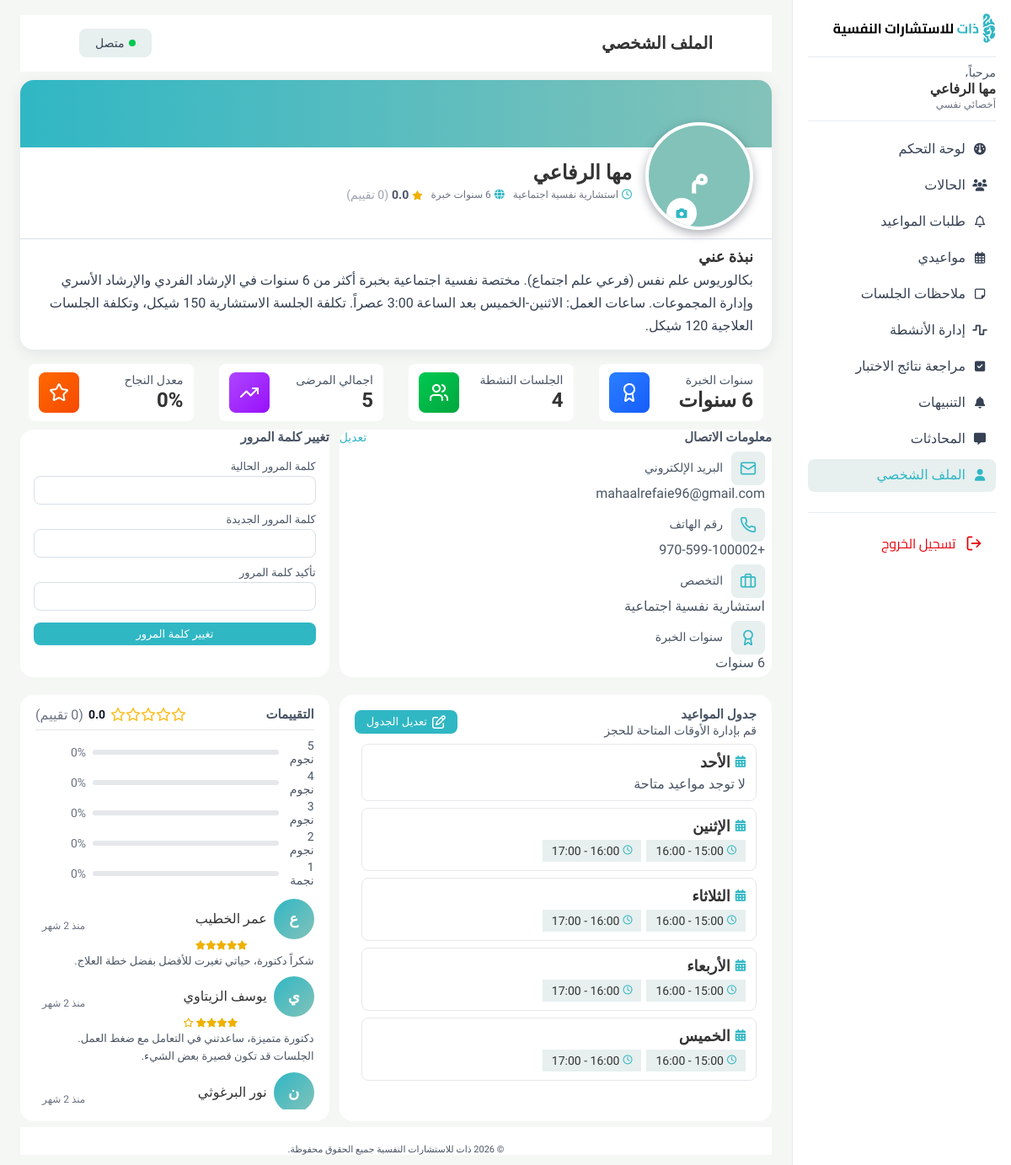
The page /Therapist/therapist/profile/index.php (signed in) on the database its author committed.
### tables this page shows
CREATE TABLE `therapists` (
  `therapist_id` int(11) NOT NULL,
  `specialization` varchar(150) NOT NULL,
  `bio` text NOT NULL,
  `certification` varchar(50) NOT NULL,
  `experience_years` tinyint(3) UNSIGNED DEFAULT NULL,
  `rating` decimal(3,1) DEFAULT 0.0,
  `rating_count` int(10) UNSIGNED NOT NULL DEFAULT 0,
  `status` varchar(15) NOT NULL DEFAULT 'AVAILABLE' CHECK (`status` in ('AVAILABLE','BUSY','ON_LEAVE')),
  `color` varchar(50) DEFAULT NULL
);

CREATE TABLE `users` (
  `user_id` int(11) NOT NULL,
  `name` varchar(100) NOT NULL,
  `email` varchar(150) NOT NULL,
  `password` varchar(255) NOT NULL,
  `phone` varchar(20) DEFAULT NULL,
  `avatar` varchar(255) DEFAULT NULL,
  `role` varchar(20) NOT NULL CHECK (`role` in ('CLIENT','THERAPIST','ADMIN')),
  `is_active` tinyint(1) DEFAULT 1,
  `created_at` datetime NOT NULL DEFAULT current_timestamp(),
  `updated_at` datetime NOT NULL DEFAULT current_timestamp() ON UPDATE current_timestamp(),
  `is_2fa_enabled` tinyint(1) NOT NULL DEFAULT 0,
  `username` varchar(50) DEFAULT NULL,
  `appointment_notifications` tinyint(1) NOT NULL DEFAULT 1,
  `message_notifications` tinyint(1) NOT NULL DEFAULT 1,
  `activity_reminder_notifications` tinyint(1) NOT NULL DEFAULT 1,
  `session_version` int(10) UNSIGNED NOT NULL DEFAULT 0
);

CREATE TABLE `therapist_availability` (
  `availability_id` int(11) NOT NULL,
  `therapist_id` int(11) DEFAULT NULL,
  `day_of_week` varchar(10) NOT NULL CHECK (`day_of_week` in ('SUNDAY','MONDAY','TUESDAY','WEDNESDAY','THURSDAY','FRIDAY','SATURDAY')),
  `start_time` time NOT NULL,
  `end_time` time NOT NULL,
  `is_active` tinyint(1) NOT NULL DEFAULT 1
);

CREATE TABLE `therapist_reviews` (
  `review_id` int(11) NOT NULL,
  `therapist_id` int(11) NOT NULL,
  `client_id` int(11) NOT NULL,
  `rating` tinyint(3) UNSIGNED NOT NULL CHECK (`rating` between 1 and 5),
  `comment` text DEFAULT NULL,
  `created_at` datetime NOT NULL DEFAULT current_timestamp()
);

### Therapist/therapist/profile/index.php (the view, shortened to what this page needs)
<?php
require_once __DIR__ . '/../../connection.php';
$user_id      = $_SESSION['user_id'];
$therapist_id = $user_id;
$stmt = $conn->prepare("
    SELECT u.name, u.email, u.phone, u.avatar,
           t.specialization, t.bio, t.certification,
           t.experience_years, t.rating, t.rating_count
    FROM users u
    JOIN therapists t ON t.therapist_id = u.user_id
    WHERE u.user_id = ?
");
$stmt->bind_param("i", $user_id);
$stmt->execute();
$profile = $stmt->get_result()->fetch_assoc();
$stmt = $conn->prepare("SELECT COUNT(*) AS cnt FROM appointments WHERE therapist_id = ? AND status = 'CONFIRMED'");
$stmt->bind_param("i", $therapist_id);
$stmt->execute();
$active_sessions = $stmt->get_result()->fetch_assoc()['cnt'];
$stmt = $conn->prepare("SELECT COUNT(DISTINCT client_id) AS cnt FROM cases WHERE therapist_id = ?");
$stmt->bind_param("i", $therapist_id);
$stmt->execute();
$total_patients = $stmt->get_result()->fetch_assoc()['cnt'];
$stmt = $conn->prepare("
    SELECT
        COUNT(CASE WHEN status = 'RECOVERED' THEN 1 END) AS recovered,
        COUNT(*) AS total
    FROM cases
    WHERE therapist_id = ? AND status != 'NEW'
");
$stmt->bind_param("i", $therapist_id);
$stmt->execute();
$sr = $stmt->get_result()->fetch_assoc();
$success_rate = ($sr['total'] > 0) ? round(($sr['recovered'] / $sr['total']) * 100) : 0;
$dayOrder = ['SUNDAY', 'MONDAY', 'TUESDAY', 'WEDNESDAY', 'THURSDAY', 'FRIDAY', 'SATURDAY'];
$dayNames = [
  'SUNDAY'    => 'الأحد',
  'MONDAY'    => 'الإثنين',
  'TUESDAY'   => 'الثلاثاء',
  'WEDNESDAY' => 'الأربعاء',
  'THURSDAY'  => 'الخميس',
  'FRIDAY'    => 'الجمعة',
  'SATURDAY'  => 'السبت',
];
$stmt = $conn->prepare("
    SELECT day_of_week, start_time, end_time
    FROM therapist_availability
    WHERE therapist_id = ? AND is_active = 1
    ORDER BY FIELD(day_of_week, 'SUNDAY','MONDAY','TUESDAY','WEDNESDAY','THURSDAY','FRIDAY','SATURDAY'), start_time
");
$stmt->bind_param("i", $therapist_id);
$stmt->execute();
$availRes = $stmt->get_result();
$schedule = [];
foreach ($dayOrder as $d) $schedule[$d] = [];
while ($row = $availRes->fetch_assoc()) {
  $schedule[$row['day_of_week']][] = $row;
}
$stmt = $conn->prepare("
    SELECT r.rating, r.comment, r.created_at, u.name AS reviewer_name
    FROM therapist_reviews r
    JOIN users u ON u.user_id = r.client_id
    WHERE r.therapist_id = ?
    ORDER BY r.created_at DESC
    LIMIT 10
");
$stmt->bind_param("i", $therapist_id);
$stmt->execute();
$reviewsRes = $stmt->get_result();
$reviews = [];
while ($row = $reviewsRes->fetch_assoc()) {
  $reviews[] = $row;
}
$ratingDist = [5 => 0, 4 => 0, 3 => 0, 2 => 0, 1 => 0];
$totalReviews = array_sum($ratingDist);
$initial = mb_substr($profile['name'], 0, 1, 'UTF-8');
function timeAgo($datetime)
{
  $now  = new DateTime();
  $past = new DateTime($datetime);
  $diff = $now->diff($past);
  if ($diff->m > 0) return 'منذ ' . $diff->m . ' شهر';
  return 'منذ قليل';
}
?>
<!DOCTYPE html>
<html lang="ar" dir="rtl">
<head>
  <link rel="stylesheet" href="https://cdnjs.cloudflare.com/ajax/libs/font-awesome/6.5.1/css/all.min.css" />
  <link rel="stylesheet" href="../thirapist.css?v=3">
  <link rel="stylesheet" href="../total.css" />
  <link rel="stylesheet" href="style.css?v=3" />
</head>
<body>
  <div class="app">
    <?php include "../layouts/sidebar.php"; ?>
    <main class="main">
      <header class="main-header">
        <h1 class="page-title">الملف الشخصي</h1>
        <button class="status-btn">
          <span class="status-dot"></span>
          متصل
        </button>
      </header>
      <section class="profile-hero dash-card">
        <div class="profile-hero-main">
          <div class="profile-hero-info">
            <div class="profile-name-row">
              <h2 class="doctor-name"><?= htmlspecialchars($profile['name']) ?></h2>
            </div>
            <div class="doctor-meta-row">
              <div class="meta-item">
                <i class="fa-regular fa-clock"></i>
                <span><?= htmlspecialchars($profile['specialization']) ?></span>
              </div>
              <div class="meta-item">
                <i class="fa-solid fa-globe"></i>
                <span><?= (int)$profile['experience_years'] ?> سنوات خبرة</span>
              </div>
              <div class="doctor-rating">
                <span class="stars">
                  <i class="fa-solid fa-star"></i>
                </span>
                <span class="rating-value"><?= number_format((float)$profile['rating'], 1) ?></span>
                <span class="rating-count">(<?= (int)$profile['rating_count'] ?> تقييم)</span>
              </div>
            </div>
          </div>
          <div class="profile-hero-avatar">
            <div class="avatar-circle-lg">
              <span class="avatar-initial" <?= $profile['avatar'] ? 'style="display:none"' : '' ?>><?= $initial ?></span>
              <button type="button" class="avatar-change-btn">
                <i class="fa-solid fa-camera"></i>
              </button>
            </div>
          </div>
        </div>
        <div class="profile-hero-bio">
          <h3 class="bio-title">نبذة عني</h3>
          <p class="bio-text">
            <?= nl2br(htmlspecialchars($profile['bio'])) ?>
          </p>
        </div>
      </section>
      <section class="profile-stats-row">
        <div class="profile-stat-card">
          <div class="stat-text">
            <div class="stat-label">سنوات الخبرة</div>
            <div class="stat-value"><?= (int)$profile['experience_years'] ?> سنوات</div>
          </div>
          <div class="stat-icon">
            <img src="./img/خبرات .png" alt="سنوات الخبرة">
          </div>
        </div>
        <div class="profile-stat-card">
          <div class="stat-text">
            <div class="stat-label">الجلسات النشطة</div>
            <div class="stat-value"><?= $active_sessions ?></div>
          </div>
          <div class="stat-icon"><img src="./img/جلسات الانشطة.png" alt="الجلسات النشطة"></div>
        </div>
        <div class="profile-stat-card">
          <div class="stat-text">
            <div class="stat-label">اجمالي المرضى</div>
            <div class="stat-value"><?= $total_patients ?></div>
          </div>
          <div class="stat-icon"><img src="./img/اجمالي المرضى.png" alt="اجمالي المرضى"></div>
        </div>
        <div class="profile-stat-card">
          <div class="stat-text">
            <div class="stat-label">معدل النجاح</div>
            <div class="stat-value"><?= $success_rate ?>%</div>
          </div>
          <div class="stat-icon"><img src="./img/معدل النجاح .png" alt="معدل النجاح"></div>
        </div>
      </section>
      <section class="profile-middle-row">
        <section class="dash-card contact-card">
          <header class="card-header">
            <h3>معلومات الاتصال</h3>
            <button class="link-btn" id="editProfileBtn">تعديل</button>
          </header>
          <div class="contact-grid">
            <div class="contact-item">
              <img class="img" src="./img/البريد الاكتروني.png" alt="البريد الإلكتروني">
              <div class="label">البريد الإلكتروني</div>
              <div class="value" id="displayEmail"><?= htmlspecialchars($profile['email']) ?></div>
            </div>
            <div class="contact-item">
              <img class="img" src="./img/رقم الهاتف.png" alt="رقم الهاتف">
              <div class="label">رقم الهاتف</div>
              <div class="value" id="displayPhone"><?= htmlspecialchars($profile['phone'] ?? '-') ?></div>
            </div>
            <div class="contact-item">
              <img class="img" src="./img/التخصص.png" alt="التخصص">
              <div class="label">التخصص</div>
              <div class="value" id="displaySpec"><?= htmlspecialchars($profile['specialization']) ?></div>
            </div>
            <div class="contact-item">
              <img class="img" src="./img/سنوات الخبرة.png" alt="سنوات الخبرة">
              <div class="label">سنوات الخبرة</div>
              <div class="value" id="displayExp"><?= (int)$profile['experience_years'] ?> سنوات</div>
            </div>
          </div>
        </section>
        <section class="dash-card plan-card">
          <header class="card-header">
            <h3>تغيير كلمة المرور</h3>
          </header>
          <form id="passwordForm" class="password-form">
            <div class="form-group">
              <label>كلمة المرور الحالية</label>
              <input type="password" name="current_password" required>
            </div>
            <div class="form-group">
              <label>كلمة المرور الجديدة</label>
              <input type="password" name="new_password" required minlength="6">
            </div>
            <div class="form-group">
              <label>تأكيد كلمة المرور</label>
              <input type="password" name="confirm_password" required minlength="6">
            </div>
            <button type="submit" class="btn-secondary">تغيير كلمة المرور</button>
            <div id="passwordMsg" class="form-msg"></div>
          </form>
        </section>
      </section>
      <div class="profile-bottom-row">
        <section class="dash-card schedule-card">
        <header class="card-header schedule-header">
          <div>
            <h3>جدول المواعيد</h3>
            <p class="schedule-sub">قم بإدارة الأوقات المتاحة للحجز</p>
          </div>
          <button id="editScheduleBtn" class="btn-secondary">
            <i class="fa-regular fa-pen-to-square"></i>
            تعديل الجدول
          </button>
        </header>
        <div id="scheduleContainer" class="schedule-scroll-container">
          <?php foreach ($dayOrder as $day):
            $slots   = $schedule[$day];
            $isOff   = empty($slots);
            $offDays = ['FRIDAY', 'SATURDAY'];
          ?>
            <div class="schedule-day <?= ($isOff && in_array($day, $offDays)) ? 'off-day' : '' ?>"
              data-day="<?= $day ?>">
              <div class="day-name">
                <i class="fa-solid fa-calendar-days"></i>
                <span><?= $dayNames[$day] ?></span>
              </div>
              <div class="day-slots">
                <?php if (!empty($slots)): ?>
                  <?php foreach ($slots as $slot):
                    $st = substr($slot['start_time'], 0, 5);
                    $et = substr($slot['end_time'], 0, 5);
                  ?>
                    <span class="slot-pill" data-start="<?= $st ?>" data-end="<?= $et ?>">
                      <i class="fa-regular fa-clock"></i>
                      <?= $st ?> - <?= $et ?>
                    </span>
                  <?php endforeach; ?>
                <?php else: ?>
                  <span class="no-slots">لا توجد مواعيد متاحة</span>
                <?php endif; ?>
              </div>
            </div>
          <?php endforeach; ?>
        </div>
      </section>
      <section class="dash-card reviews-card">
        <header class="card-header reviews-header">
          <h3>التقييمات</h3>
          <div class="reviews-summary">
            <span class="stars big">
              <?php
              $fullStars = floor((float)$profile['rating']);
              $half = ((float)$profile['rating'] - $fullStars) >= 0.5;
              for ($i = $fullStars + ($half ? 1 : 0); $i < 5; $i++) echo '<i class="fa-regular fa-star"></i>';
              ?>
            </span>
            <span class="total-rating"><?= number_format((float)$profile['rating'], 1) ?></span>
            <span class="reviews-count">(<?= (int)$profile['rating_count'] ?> تقييم)</span>
          </div>
        </header>
        <div class="reviews-body">
          <div class="rating-bars">
            <?php for ($star = 5; $star >= 1; $star--):
              $pct = $totalReviews > 0 ? round(($ratingDist[$star] / $totalReviews) * 100) : 0;
              $label = $star === 1 ? 'نجمة' : 'نجوم';
            ?>
              <div class="rating-row">
                <span class="rating-percent"><?= $star ?> <?= $label ?></span>
                <div class="rating-bar">
                </div>
                <span class="rating-label"><?= $pct ?>%</span>
              </div>
            <?php endfor; ?>
          </div>
          <div class="reviews-list">
            <?php if (empty($reviews)): ?>
              <p class="no-reviews-text">لا توجد تقييمات حتى الآن</p>
            <?php else: ?>
              <?php foreach ($reviews as $rev):
                $revInitial = mb_substr($rev['reviewer_name'], 0, 1, 'UTF-8');
                $fullStarsRev = (int)$rev['rating'];
              ?>
                <article class="review-item">
                  <div class="review-header">
                    <div class="review-header-main">
                      <div class="reviewer-name-row">
                        <span class="reviewer-name"><?= htmlspecialchars($rev['reviewer_name']) ?></span>
                        <div class="case-avatar"><?= $revInitial ?></div>
                      </div>
                      <span class="review-stars">
                        <?php for ($i = 0; $i < $fullStarsRev; $i++) echo '<i class="fa-solid fa-star"></i>'; ?>
                        <?php for ($i = $fullStarsRev; $i < 5; $i++) echo '<i class="fa-regular fa-star"></i>'; ?>
                      </span>
                    </div>
                    <div class="review-time"><?= timeAgo($rev['created_at']) ?></div>
                  </div>
                  <?php if ($rev['comment']): ?>
                    <p class="review-text"><?= nl2br(htmlspecialchars($rev['comment'])) ?></p>
                  <?php endif; ?>
                </article>
              <?php endforeach; ?>
            <?php endif; ?>
          </div>
        </div>
      </section>
      </div>
      <footer class="main-footer">
        &copy; 2026 ذات للاستشارات النفسية جميع الحقوق محفوظة.
      </footer>
    </main>
  </div>
</body>
</html>

### rows shown on the page
therapists: therapist_id.name "مها الرفاعي", specialization "استشارية نفسية اجتماعية", experience_years "6", rating "0.0", rating_count "0", therapist_id.name "م", bio "بكالوريوس علم نفس (فرعي علم اجتماع). مختصة نفسية اجتماعية بخبرة أكثر من 6 سنوات في الإرشاد الفردي والإرشاد الأسري وإدارة المجموعات. ساعات العمل: الاثنين-الخميس بعد الساعة 3:00 عصراً. تكلفة الجلسة الاستشارية 150 شيكل، وتكلفة الجلسات العلاجية 120 شيكل.", therapist_id.email "mahaalrefaie96@gmail.com", therapist_id.phone "+970-599-100002"
therapist_availability: start_time "15:00", end_time "16:00"
therapist_availability: end_time "17:00"
therapist_availability: start_time "15:00", end_time "16:00"
therapist_availability: end_time "17:00"
therapist_availability: start_time "15:00", end_time "16:00"
therapist_availability: end_time "17:00"
therapist_availability: start_time "15:00", end_time "16:00"
therapist_availability: end_time "17:00"
therapist_reviews: users.name "عمر الخطيب", users.name "ع", rating 5 (drawn), created_at "منذ 2 شهر", comment "شكراً دكتورة، حياتي تغيرت للأفضل بفضل خطة العلاج."
therapist_reviews: users.name "يوسف الزيتاوي", users.name "ي", rating 4 (drawn), created_at "منذ 2 شهر", comment "دكتورة متميزة، ساعدتني في التعامل مع ضغط العمل. الجلسات قد تكون قصيرة بعض الشيء."
therapist_reviews: users.name "نور البرغوثي", users.name "ن", created_at "منذ 2 شهر"

### other values the page prints
$_SESSION['user_name'] "مها الرفاعي"
$active_sessions "4"
$total_patients "5"
$success_rate "0"
$dayNames[$day] "الأحد"
$dayNames[$day] "الإثنين"
$dayNames[$day] "الثلاثاء"
$dayNames[$day] "الأربعاء"
$dayNames[$day] "الخميس"
$label "نجوم"
$pct "0"
$label "نجمة"
